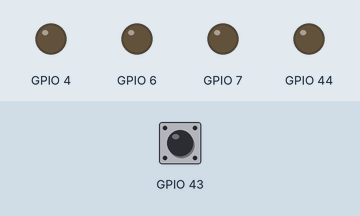
Simulated run of this sketch. Board: ESP32. Shown: output pins drawn as LEDs (lit = HIGH). Inputs (shaded band) come from the test bench; at power-on: GPIO 43 HIGH.

Above: at 1.2 s.
1.3 s: GPIO 43 pulled LOW for 0.15 s
At 2.6 s:
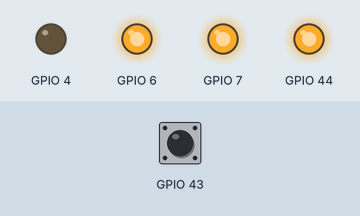
4.4 s: GPIO 43 pulled LOW for 3.2 s
At 6.8 s:
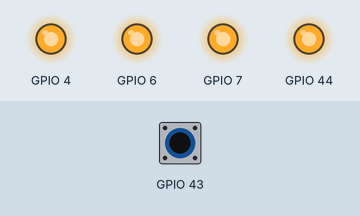
Timing chart, 0 to 15.1 s (numbered marks = the images above; inputs shaded):
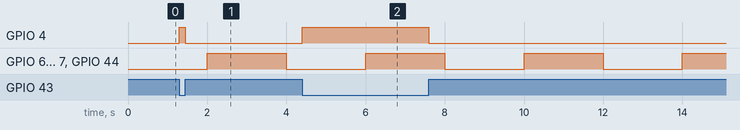

The sketch:

button-interrupt.ino
```cpp
// *** File   : /esp8266-arduino/button-interrupt/
//              button-interrupt.ino
// *** Author : Erwin Ouyang
// *** Date   : 17 Agt 2018

void setup()
{
    // Set pin as output
    pinMode(D3, OUTPUT);
    // Set pin as input pull-up
    pinMode(D6, INPUT_PULLUP);
    // Set external interrupt from pin D6 that is
	// connected to button
    attachInterrupt(digitalPinToInterrupt(D6),
			isr, CHANGE);
    // Set PWM range from 0 to 255
    analogWriteRange(255);
}

void isr()
{
    // *** Read button state ***
    if (digitalRead(D6) == LOW)
    {
        // If button is pressed, then turn on the LED
        digitalWrite(D3, HIGH);
    }
    else
    {
        // If button is not pressed, then turn off the LED
        digitalWrite(D3, LOW);
    }
}

void loop()
{
    // *** Blink LED white ***
    rgbLedWrite(255, 255, 255);
    delay(2000);
    rgbLedWrite(0, 0, 0);
    delay(2000);
}

void rgbLedWrite(byte red, byte green, byte blue)
{
    analogWrite(D5, 255-red);
    analogWrite(D7, 255-green);
    analogWrite(D8, 255-blue);
}
```

Measured:
- after the input at 1.3 s, GPIO 4: LOW → HIGH at once, → LOW 0.15 s later
- after the input at 4.4 s, GPIO 4: LOW → HIGH at once, → LOW 3.2 s later
- by itself, GPIO 6, GPIO 7, GPIO 44: alternates HIGH for 2.0 s and LOW for 2.0 s
